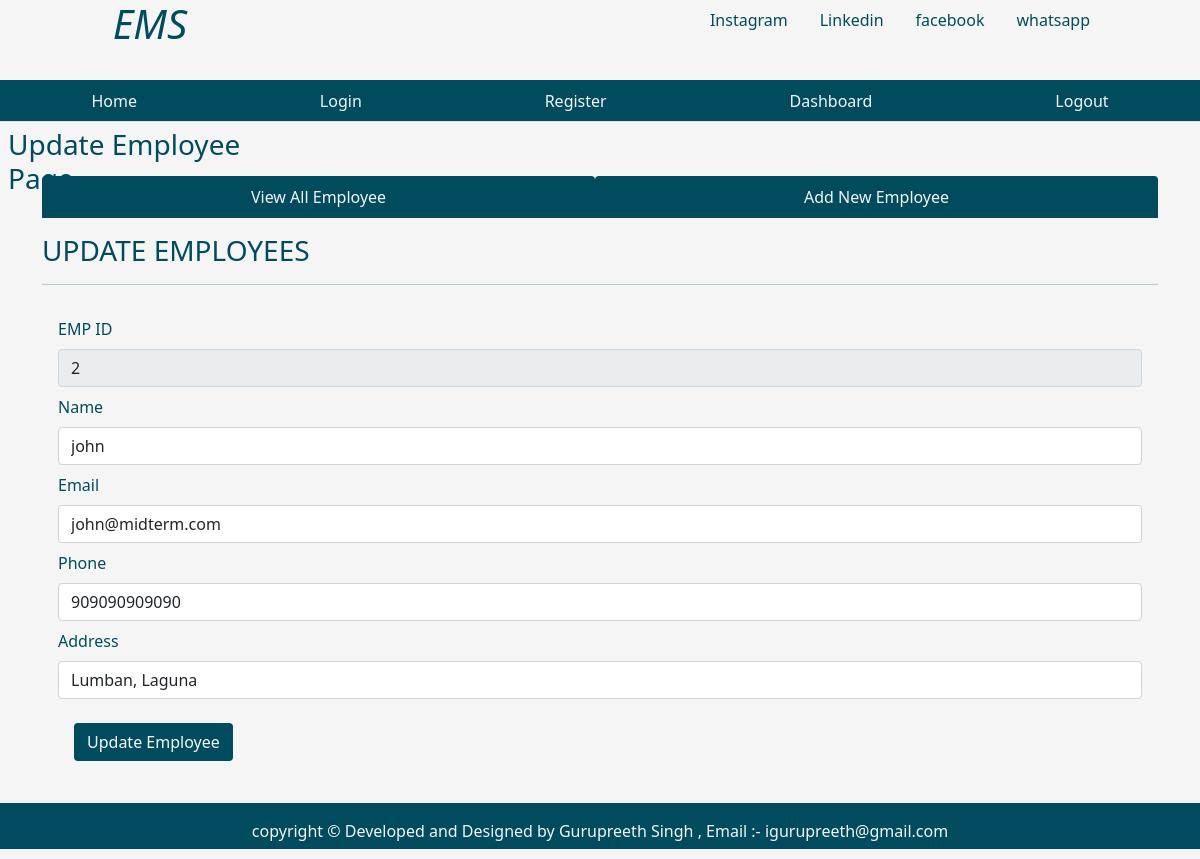
The app's page /fetchone/2 with its own data.
### tables this page shows
CREATE TABLE emp (
    empid INTEGER PRIMARY KEY AUTOINCREMENT,
    name text NOT NULL,
    email text,
    phone INTEGER,
    address text,
    joining_date TIMESTAMP DEFAULT CURRENT_TIMESTAMP,
    total_projects INTEGER DEFAULT 1,
    total_test_case INTEGER DEFAULT 1,
    total_defects_found INTEGER DEFAULT 1,
    total_defects_pending INTEGER DEFAULT 1
);

### app.py (the view)
@app.route('/fetchone/<int:empid>')
def fetchone(empid):
    user = get_current_user()
    db = get_database()
    emp_cur = db.execute('SELECT * FROM emp WHERE empid = ?', [empid])
    single_emp = emp_cur.fetchone()
    return render_template('updateemployee.html', user = user, single_emp = single_emp)

### app.py (called while the page is built)
@app.teardown_appcontext
def close_database(error):
    if hasattr(g, 'crudapplication_db'):
        g.crudapplication_db.close()

def get_current_user():
    user = None
    if 'user' in session:
        user = session['user']
        db = get_database()
        user_cur = db.execute('SELECT * FROM users WHERE name = ?', [user])
        user = user_cur.fetchone()
    return user

### database.py (called while the page is built)
def connect_to_database():
   conn = sqlite3.connect('crudapplication.db')
   conn.row_factory = sqlite3.Row
   return conn

def get_database():
   if not hasattr(g, 'crudapplication_db'):
      g.crudapplication_db = connect_to_database()
   return g.crudapplication_db

### templates/updateemployee.html (shortened to what this page needs)
{% from "showlinks.html" import show_links, social_links %}
<!DOCTYPE html>
<html lang="en">
<head>
    <link href="https://cdn.jsdelivr.net/npm/bootstrap@5.1.3/dist/css/bootstrap.min.css" rel="stylesheet">
    <link rel="stylesheet" href="{{ url_for('static', filename='css/home.css') }}" type = "text/css">
</head>
<body>
      <div class="parent">
        <div class="child child1">
            <h1 class="text-center"><i>EMS</i></h1>
        </div>
        <div class="child child2">
            {{ social_links() }}
        </div>
        <div class="child child3">
          {{ show_links() }}
      </div>
        <div class="child child4">
            <h3 class="m-2">Update Employee Page</h3>
        </div>
        <div class="child child5" style="color:rgb(0, 75, 93);">
        </div>
        <div class="child child6left">
        </div>
        <div class="child child6 container" style="color:rgb(0, 75, 93);">
            <ul class="nav nav-tabs nav-fill mb-3">
                <li class="nav-item">
                  <a class="nav-link" style=" background-color:rgb(0, 75, 93); color:whitesmoke;"  href="{{ url_for('dashboard') }}">View All Employee</a>
                </li>
                <li class="nav-item">
                  <a class="nav-link" style=" background-color:rgb(0, 75, 93); color:whitesmoke;" href="{{ url_for('addnewemployee') }}">Add New Employee</a>
                </li>
              </ul>
              <div class="table-responsive-lg caption-top">
                <caption><h3>UPDATE EMPLOYEES</h3></caption>
                 <hr>
                 {% if single_emp%}
                <form class="p-3" action="/updateemployee" method="POST">
                  <div class="mb-2">
                    <label for="empid" class="form-label">EMP ID</label>
                    <input type="text" class="form-control" id="empid" value="{{ single_emp['empid'] }}" name="empid" readonly>
                  </div>
                    <div class="mb-2">
                      <label for="name" class="form-label">Name</label>
                      <input type="text" class="form-control" id="name" value="{{ single_emp['name'] }}" name="name">
                    </div>
                    <div class="mb-2">
                      <label for="email" class="form-label">Email</label>
                      <input type="text" class="form-control" id="email" value="{{ single_emp['email'] }}" name="email">
                    </div>
                    <div class="mb-2">
                        <label for="phone" class="form-label">Phone</label>
                        <input type="text" class="form-control" id="phone" value="{{ single_emp['phone'] }}" name="phone">
                      </div>
                      <div class="mb-2">
                        <label for="address" class="form-label">Address</label>
                        <input type="text" class="form-control" id="adress" value="{{ single_emp['address'] }}" name="address">
                      </div>
            <button type="submit" class="btn text-light m-3" style="background-color:rgb(0, 75, 93);">Update Employee</button>
                  </form>
                  {% endif %}
              </div>
        </div>
        <div class="child child6right">
        </div>
        <div class="child child7" style="background-color:rgb(0, 75, 93); color:whitesmoke;">
          <p class="p-3 text-center">copyright &copy; Developed and Designed by Gurupreeth Singh , Email :- igurupreeth@gmail.com</p>
        </div>
      </div>
</body>
</html>

### static/css/home.css (style rules this page uses)
html, body { height: 100%; background-color:whitesmoke; color:rgb(0, 75, 93); }
.parent { height: 100%; display: grid; grid-template-columns: repeat(4, 1fr); grid-template-rows: 10% 5% 7% auto 7%; }
.child { margin-bottom: 10px; }
.child1 { grid-column: 1/2; grid-row: 1/2; }
.child2 { grid-column: 3/-1; grid-row: 1/2; }
.child3 { grid-column: 1/-1; grid-row: 2/3; }
.child4 { grid-column: 1/2; grid-row: 3/4; }
.child5 { grid-column: 4/5; grid-row: 3/4; text-align: center; }
.child6 { grid-column: 1/-1; grid-row: 4/5; }
.child7 { grid-column: 1/-1; grid-row: 5/6; }

### records on screen
emp: empid "2", name "john", email "john@midterm.com", phone "909090909090", address "Lumban, Laguna"
